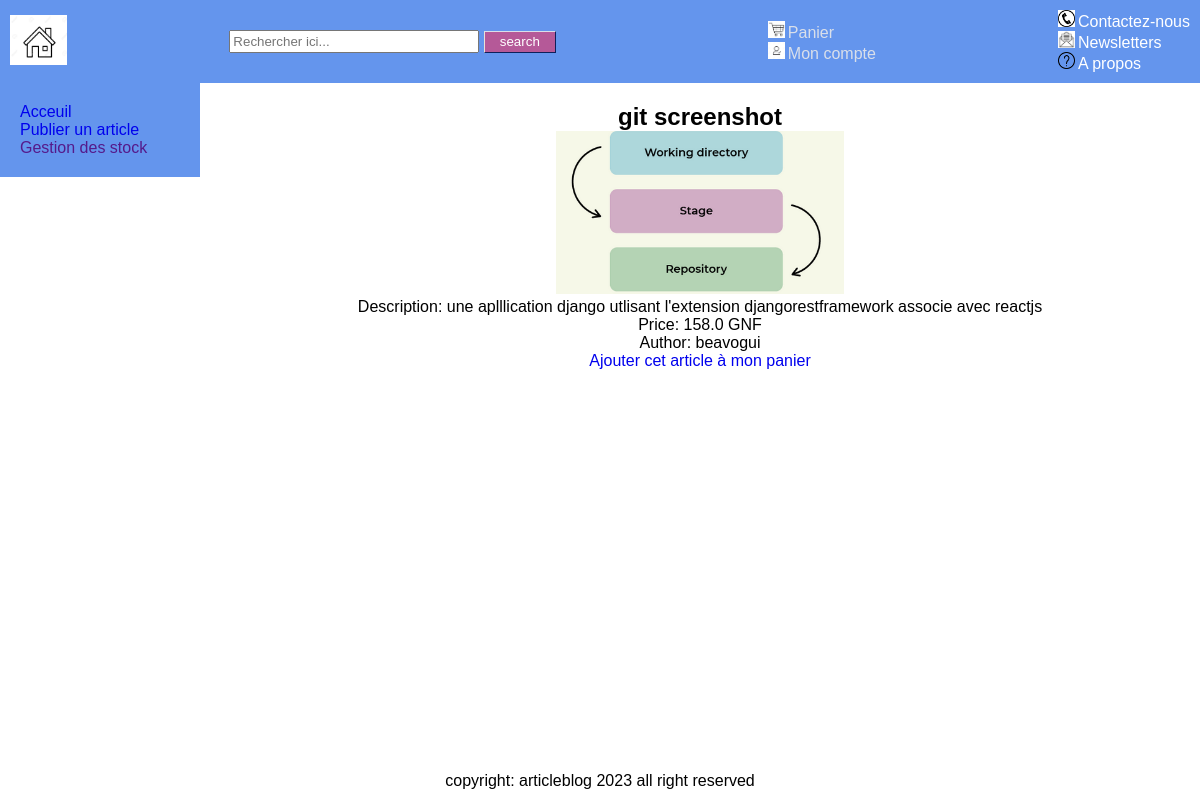
Screenshot of /article/1/detail/ with the database file from the repository.
### article/models.py (models this page shows, shortened)
class Article(models.Model):
    title = models.CharField(max_length = 128, null = True)
    image = models.ImageField(default = None, null = True)
    category = models.ForeignKey(Category, on_delete=models.CASCADE, null = True)
    content = models.CharField(max_length = 5000, verbose_name = "Description")
    author = models.ForeignKey(settings.AUTH_USER_MODEL, on_delete = models.CASCADE, null = True)
    price = models.DecimalField(max_digits= 10, decimal_places= 1)
    devise = models.CharField(max_length = 5, null = True)
    IMAGE_MAX_SIZE = (800, 800)

### authentication/models.py (models this page shows)
class User(AbstractUser):
    profile_pick = models.ImageField(verbose_name = "Photo de profil", null=True)
    birth_date = models.DateField(null=True)
    phone_number = models.CharField(max_length = 20, default = None, null=True, unique = True)

### article/views.py (the view)
# urls.py: path("<int:article_id>/detail/", views.article_details, name = "article_details"),
def article_details(request, article_id):
    article = get_object_or_404(Article, pk = article_id)
    context = {
        "article": article
    }
    return render(request, "article/article_details.html", context)

### article/templates/article/article_details.html (shortened to what this page needs)
{% extends "base.html" %}
{% block content %}
    <div class="article_details" align="center">
        <h2>{{ article.title }} </h2>
        <p>
            <img src="/media/{{ article.image }}" width="30%" >
        </p>
        <p>
            Description:
                {{article.content}}
        </p>
        <p>
            Price: {{article.price}} {{ article.devise }}
        </p>
        <p>
            Author: {{article.author}}
        </p>
    </div>
    <div align="center">
        <a href="{% url 'article:add-to-panier' article.id %}">Ajouter cet article à mon panier</a>
    </div>
{% endblock content %}

### blog/static/css/app.css (style rules this page uses)
* { margin: 0; padding: 0; box-sizing: border-box; }
a { text-decoration: none; }
body { font-family: Arial, Helvetica, sans-serif; display: flex; flex-direction: column; min-height: 100vh; }

### rows the page displays
Article: title "git screenshot", image (picture), content "une aplllication django utlisant l'extension djangorestframework associe avec reactjs", price "158.0", devise "GNF", author "beavogui"
